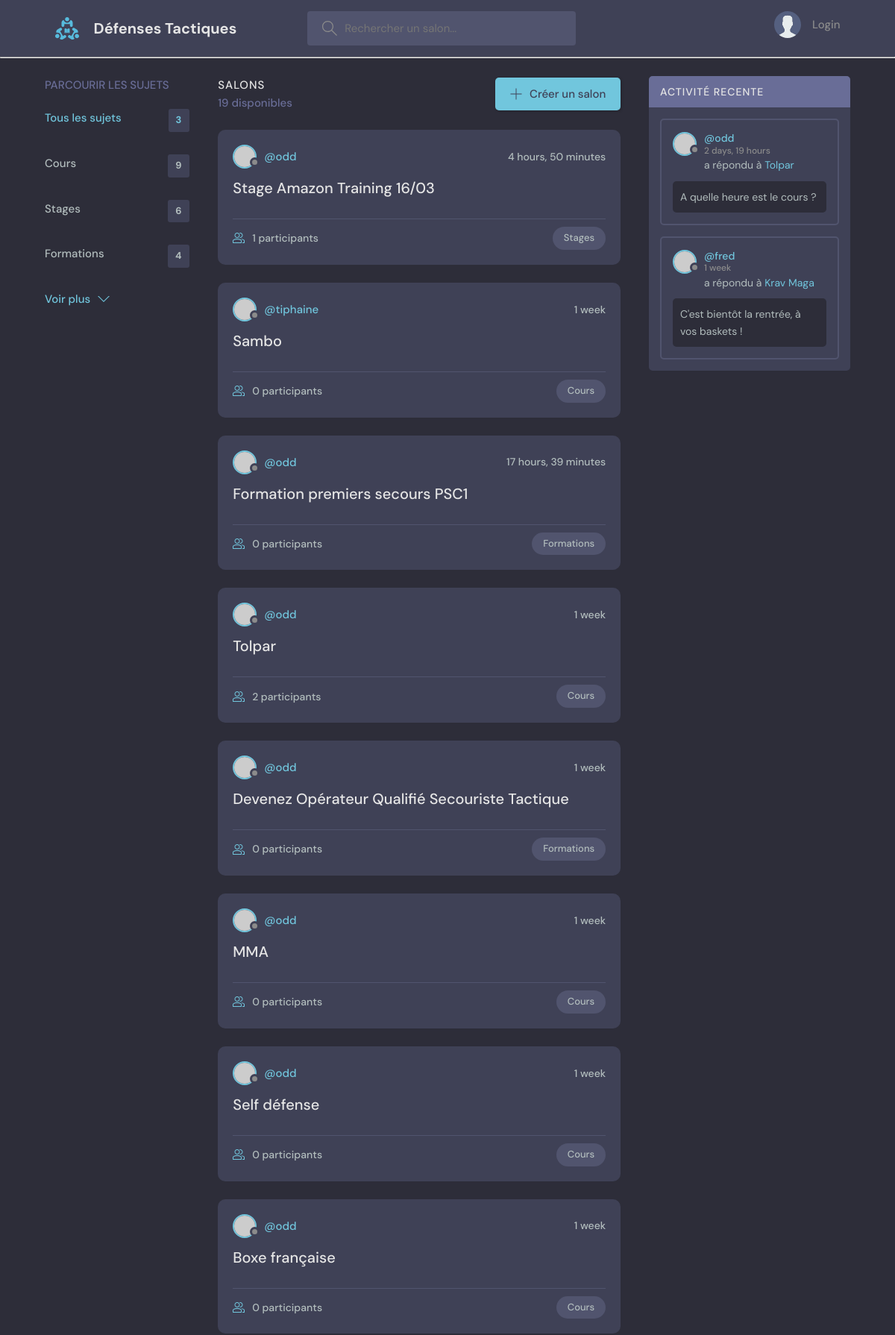
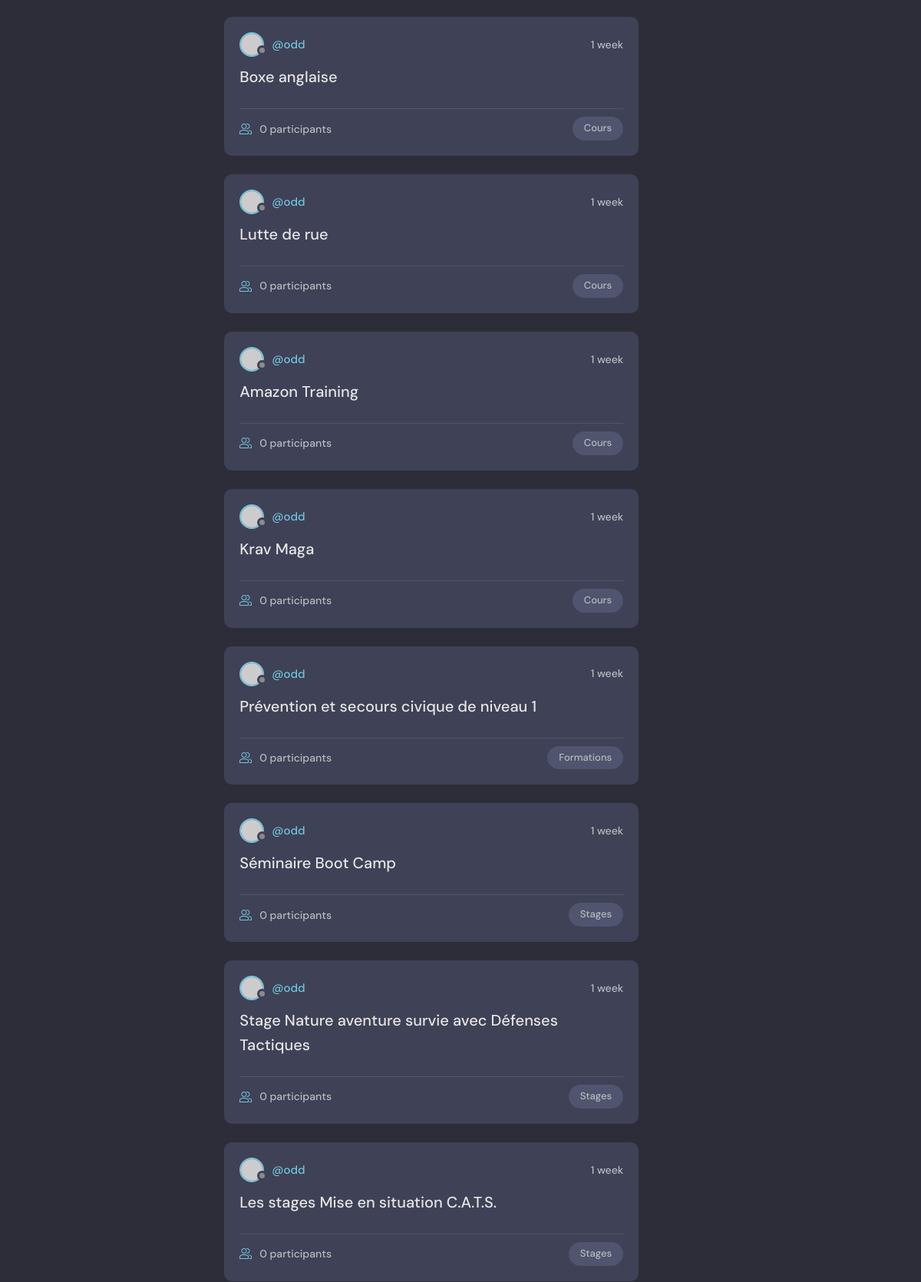
The page / (upper part) on the database its author committed (2 pictures, top to bottom).
### base/models.py (models this page shows, shortened)
class Topic(models.Model):
    name = models.CharField(max_length=200)

class Room(models.Model):
    host = models.ForeignKey(User, null=True, on_delete=models.SET_NULL)
    topic = models.ForeignKey(Topic, null=True, on_delete=models.SET_NULL)
    name = models.CharField(max_length=200)
    description = models.TextField(null=True, blank=True)
    participants = models.ManyToManyField(User, related_name='participants', blank=True)
    created = models.DateTimeField(auto_now_add=True)
    updated = models.DateTimeField(auto_now=True)
    class Meta:
        ordering = ['-updated', '-created']

class Message(models.Model):
    user = models.ForeignKey(User, on_delete=models.CASCADE)
    room = models.ForeignKey(Room, on_delete=models.CASCADE)
    body = models.TextField()
    created = models.DateTimeField(auto_now_add=True)
    updated = models.DateTimeField(auto_now=True)
    class Meta:
        ordering = ['-updated', '-created']

### base/views.py (the view)
# urls.py: 2. Add a URL to urlpatterns:  path('', views.home, name='home')
def home(request):
    q = request.GET.get('q') if request.GET.get('q') != None else ''
    rooms = Room.objects.all().filter(
        Q(topic__name__icontains=q) | Q(name__icontains=q) | Q(description__icontains=q)
    )
    topics = Topic.objects.all()[0:5]
    room_count = rooms.count()
    room_messages = Message.objects.filter(Q(room__topic__name__icontains=q))
    context = {
        'rooms': rooms,
        'topics': topics,
        'room_count': room_count,
        'room_messages': room_messages
    }
    return render(request, 'base/home.html', context)

### base/templates/base/home.html (shortened to what this page needs)
{% extends 'main.html' %}
{% block content %}
  <main class="layout layout--3">
    <div class="container">
      {% include 'base/topics_component.html' %}
      <div class="roomList">
        <div class="roomList__header">
          <div>
            <h2>Salons</h2>
            <p>{{ room_count }} disponibles</p>
          </div>
          <a class="btn btn--main" href="{% url 'create-room' %}">
            <svg version="1.1" xmlns="http://www.w3.org/2000/svg" width="32" height="32" viewBox="0 0 32 32">
              <title>add</title>
              <path
                d="M16.943 0.943h-1.885v14.115h-14.115v1.885h14.115v14.115h1.885v-14.115h14.115v-1.885h-14.115v-14.115z"
              ></path>
            </svg>
            Créer un salon
          </a>
        </div>
        {% include 'base/feed_component.html' %}
      </div>
      {% include 'base/activity_component.html' %}
    </div>
  </main>
{% endblock %}

### base/templates/base/topics_component.html
<div class="topics">
    <div class="topics__header">
      <h2>Parcourir les sujets</h2>
    </div>
    <ul class="topics__list">
      <li>
        <a href="{% url 'home' %}" class="active">Tous les sujets<span>{{ topics.count }}</span></a>
      </li>
      {% for topic in topics %}
          <li>
            <a href="{% url 'home' %}?q={{ topic.name }}">{{ topic.name }}<span>{{ topic.room_set.all.count }}</span></a>
          </li>
      {% endfor %}
    </ul>
    <a class="btn btn--link" href="{% url 'topics' %}">
      Voir plus
      <svg version="1.1" xmlns="http://www.w3.org/2000/svg" width="32" height="32" viewBox="0 0 32 32">
        <title>chevron-down</title>
        <path d="M16 21l-13-13h-3l16 16 16-16h-3l-13 13z"></path>
      </svg>
    </a>
</div>

### base/templates/base/feed_component.html (shortened to what this page needs)
{% for room in rooms %}
    <div class="roomListRoom">
      <div class="roomListRoom__header">
        <a href="{% url 'user-profile' room.host.id %}" class="roomListRoom__author">
          <div class="avatar avatar--small">
            <img src="https://randomuser.me/api/portraits/women/11.jpg" />
          </div>
          <span>@{{ room.host.username }}</span>
        </a>
        <div class="roomListRoom__actions">
          <span>{{ room.created|timesince }}</span>
        </div>
      </div>
      <div class="roomListRoom__content">
        <a href="{% url 'room' room.id %}">{{ room.name }}</a>
      </div>
      <div class="roomListRoom__meta">
        <a href="{% url 'room' room.id %}" class="roomListRoom__joined">
          {{ room.participants.all.count }} participants
        </a>
        <p class="roomListRoom__topic">{{ room.topic.name }}</p>
      </div>
    </div>
{% endfor %}

### base/templates/base/activity_component.html (shortened to what this page needs)
<div class="activities">
    <div class="activities__header">
      <h2>Activité recente</h2>
    </div>
    {% for message in room_messages %}
        <div class="activities__box">
            <div class="activities__boxHeader roomListRoom__header">
                <a href="{% url 'user-profile' message.user.id %}" class="roomListRoom__author">
                  <div class="avatar avatar--small">
                    <img src="https://randomuser.me/api/portraits/women/11.jpg" />
                  </div>
                  <p>
                    @{{ message.user }}
                    <span>{{ message.created | timesince }}</span>
                  </p>
                </a>
            </div>
            <div class="activities__boxContent">
                <p>a répondu à <a href="{% url 'room' message.room.id %}">{{ message.room.name }}</a></p>
                <div class="activities__boxRoomContent">
                  {{ message.body }}
                </div>
            </div>
        </div>
    {% endfor %}
</div>

### rows shown on the page
Topic: name "Cours", room_set.all.count "9"
Topic: name "Stages", room_set.all.count "6"
Topic: name "Formations", room_set.all.count "4"
Room: host.username "odd", created "4 hours, 50 minutes", name "Stage Amazon Training 16/03", participants.all.count "1", topic.name "Stages"
Room: host.username "tiphaine", created "1 week", name "Sambo", participants.all.count "0", topic.name "Cours"
Room: host.username "odd", created "17 hours, 39 minutes", name "Formation premiers secours PSC1", participants.all.count "0", topic.name "Formations"
Room: host.username "odd", created "1 week", name "Tolpar", participants.all.count "2", topic.name "Cours"
Room: host.username "odd", created "1 week", name "Devenez Opérateur Qualifié Secouriste Tactique", participants.all.count "0", topic.name "Formations"
Room: host.username "odd", created "1 week", name "MMA", participants.all.count "0", topic.name "Cours"
Room: host.username "odd", created "1 week", name "Self défense", participants.all.count "0", topic.name "Cours"
Room: host.username "odd", created "1 week", name "Boxe française", participants.all.count "0", topic.name "Cours"
Room: host.username "odd", created "1 week", name "Boxe anglaise", participants.all.count "0", topic.name "Cours"
Room: host.username "odd", created "1 week", name "Lutte de rue", participants.all.count "0", topic.name "Cours"
Room: host.username "odd", created "1 week", name "Amazon Training", participants.all.count "0", topic.name "Cours"
Room: host.username "odd", created "1 week", name "Krav Maga", participants.all.count "0", topic.name "Cours"
Room: host.username "odd", created "1 week", name "Prévention et secours civique de niveau 1", participants.all.count "0", topic.name "Formations"
Room: host.username "odd", created "1 week", name "Séminaire Boot Camp", participants.all.count "0", topic.name "Stages"
Room: host.username "odd", created "1 week", name "Stage Nature aventure survie avec Défenses Tactiques", participants.all.count "0", topic.name "Stages"
Room: host.username "odd", created "1 week", name "Les stages Mise en situation C.A.T.S.", participants.all.count "0", topic.name "Stages"
Message: user "odd", created "2 days, 19 hours", room.name "Tolpar", body "A quelle heure est le cours ?"
Message: user "fred", created "1 week", room.name "Krav Maga", body "C'est bientôt la rentrée, à vos baskets !"

### other values the page prints
{{ topics.count }} "3"
{{ room_count }} "19"
